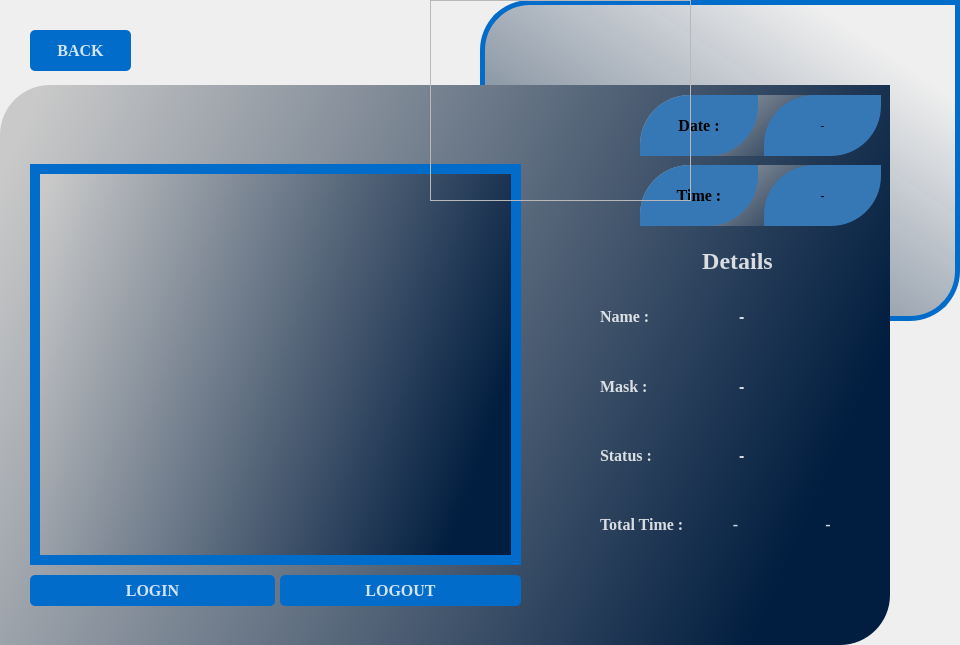
<?xml version="1.0" encoding="UTF-8"?>
<ui version="4.0">
 <class>main</class>
 <widget class="QDialog" name="main">
  <property name="geometry">
   <rect>
    <x>0</x>
    <y>0</y>
    <width>960</width>
    <height>645</height>
   </rect>
  </property>
  <property name="sizePolicy">
   <sizepolicy hsizetype="Preferred" vsizetype="Ignored">
    <horstretch>0</horstretch>
    <verstretch>0</verstretch>
   </sizepolicy>
  </property>
  <property name="minimumSize">
   <size>
    <width>960</width>
    <height>645</height>
   </size>
  </property>
  <property name="maximumSize">
   <size>
    <width>967</width>
    <height>645</height>
   </size>
  </property>
  <property name="font">
   <font>
    <family>Times New Roman</family>
    <pointsize>12</pointsize>
    <weight>75</weight>
    <bold>true</bold>
   </font>
  </property>
  <property name="windowTitle">
   <string>Authentication</string>
  </property>
  <property name="windowIcon">
   <iconset resource="resource.qrc">
    <normaloff>:/icon/icon.png</normaloff>:/icon/icon.png</iconset>
  </property>
  <property name="autoFillBackground">
   <bool>false</bool>
  </property>
  <property name="styleSheet">
   <string notr="true"/>
  </property>
  <widget class="QFrame" name="maskborderframe">
   <property name="geometry">
    <rect>
     <x>480</x>
     <y>0</y>
     <width>480</width>
     <height>321</height>
    </rect>
   </property>
   <property name="styleSheet">
    <string notr="true">border:5px solid  rgb(2, 108, 203);
background-color: qlineargradient(spread:pad, x1:0.0397727, y1:0.949, x2:0.841, y2:0.159682, stop:0 rgba(1, 29, 63, 176), stop:1 rgba(2, 108, 203, 0));
border-top-left-radius:50px;
border-bottom-right-radius:50px;
</string>
   </property>
   <property name="frameShape">
    <enum>QFrame::StyledPanel</enum>
   </property>
   <property name="frameShadow">
    <enum>QFrame::Raised</enum>
   </property>
  </widget>
  <widget class="QFrame" name="mainbgftame">
   <property name="geometry">
    <rect>
     <x>0</x>
     <y>85</y>
     <width>890</width>
     <height>560</height>
    </rect>
   </property>
   <property name="minimumSize">
    <size>
     <width>890</width>
     <height>560</height>
    </size>
   </property>
   <property name="maximumSize">
    <size>
     <width>890</width>
     <height>560</height>
    </size>
   </property>
   <property name="styleSheet">
    <string notr="true">background-color: qlineargradient(spread:pad, x1:0, y1:0.165, x2:1, y2:0.449, stop:0 rgba(201, 201, 201, 255), stop:1 rgba(1, 29, 63, 255));
border-top-left-radius:50px;
border-bottom-right-radius:50px;</string>
   </property>
   <property name="frameShape">
    <enum>QFrame::StyledPanel</enum>
   </property>
   <property name="frameShadow">
    <enum>QFrame::Raised</enum>
   </property>
   <widget class="QFrame" name="logoframe_2">
    <property name="geometry">
     <rect>
      <x>-50</x>
      <y>-60</y>
      <width>371</width>
      <height>191</height>
     </rect>
    </property>
    <property name="styleSheet">
     <string notr="true">image: url(:/images/face recog logo.png);
background-color:none;</string>
    </property>
    <property name="frameShape">
     <enum>QFrame::StyledPanel</enum>
    </property>
    <property name="frameShadow">
     <enum>QFrame::Raised</enum>
    </property>
   </widget>
   <widget class="QLabel" name="imgLabel">
    <property name="geometry">
     <rect>
      <x>30</x>
      <y>79</y>
      <width>491</width>
      <height>401</height>
     </rect>
    </property>
    <property name="minimumSize">
     <size>
      <width>400</width>
      <height>299</height>
     </size>
    </property>
    <property name="maximumSize">
     <size>
      <width>500</width>
      <height>500</height>
     </size>
    </property>
    <property name="styleSheet">
     <string notr="true">border:10px solid  rgb(2, 108, 203);
border-top-left-radius:0px;
border-bottom-right-radius:0px;
</string>
    </property>
    <property name="text">
     <string/>
    </property>
   </widget>
   <widget class="QGroupBox" name="groupBox">
    <property name="geometry">
     <rect>
      <x>590</x>
      <y>160</y>
      <width>291</width>
      <height>361</height>
     </rect>
    </property>
    <property name="font">
     <font>
      <family>Times New Roman</family>
      <pointsize>18</pointsize>
      <weight>75</weight>
      <bold>true</bold>
     </font>
    </property>
    <property name="styleSheet">
     <string notr="true">background-color:none;
color: rgb(255, 255, 255,210);</string>
    </property>
    <property name="title">
     <string>Details</string>
    </property>
    <property name="alignment">
     <set>Qt::AlignCenter</set>
    </property>
    <widget class="QWidget" name="gridLayoutWidget_3">
     <property name="geometry">
      <rect>
       <x>10</x>
       <y>40</y>
       <width>271</width>
       <height>271</height>
      </rect>
     </property>
     <layout class="QGridLayout" name="gridLayout_4">
      <item row="1" column="0">
       <layout class="QHBoxLayout" name="horizontalLayout_5">
        <item>
         <widget class="QLabel" name="label_2">
          <property name="font">
           <font>
            <family>Times New Roman</family>
            <pointsize>12</pointsize>
            <weight>75</weight>
            <bold>true</bold>
           </font>
          </property>
          <property name="styleSheet">
           <string notr="true">background-color:none;
color: rgb(255, 255, 255,210);
</string>
          </property>
          <property name="text">
           <string>Mask :</string>
          </property>
         </widget>
        </item>
        <item>
         <widget class="QLabel" name="masklabel">
          <property name="font">
           <font>
            <pointsize>12</pointsize>
            <weight>75</weight>
            <bold>true</bold>
           </font>
          </property>
          <property name="styleSheet">
           <string notr="true">background-color:none;
color: rgb(255, 255, 255,210);</string>
          </property>
          <property name="text">
           <string>-</string>
          </property>
         </widget>
        </item>
       </layout>
      </item>
      <item row="0" column="0">
       <layout class="QHBoxLayout" name="horizontalLayout_4">
        <item>
         <widget class="QLabel" name="label_3">
          <property name="sizePolicy">
           <sizepolicy hsizetype="Preferred" vsizetype="Minimum">
            <horstretch>0</horstretch>
            <verstretch>0</verstretch>
           </sizepolicy>
          </property>
          <property name="font">
           <font>
            <family>Times New Roman</family>
            <pointsize>12</pointsize>
            <weight>75</weight>
            <bold>true</bold>
           </font>
          </property>
          <property name="styleSheet">
           <string notr="true">background-color:none;
color: rgb(255, 255, 255,210);</string>
          </property>
          <property name="text">
           <string>Name :</string>
          </property>
         </widget>
        </item>
        <item>
         <widget class="QLabel" name="namelabel">
          <property name="font">
           <font>
            <pointsize>12</pointsize>
            <weight>75</weight>
            <bold>true</bold>
           </font>
          </property>
          <property name="styleSheet">
           <string notr="true">background-color:none;
color: rgb(255, 255, 255,210);</string>
          </property>
          <property name="text">
           <string>-</string>
          </property>
         </widget>
        </item>
       </layout>
      </item>
      <item row="2" column="0">
       <layout class="QHBoxLayout" name="horizontalLayout_6">
        <item>
         <widget class="QLabel" name="label_8">
          <property name="font">
           <font>
            <family>Times New Roman</family>
            <pointsize>12</pointsize>
            <weight>75</weight>
            <bold>true</bold>
           </font>
          </property>
          <property name="styleSheet">
           <string notr="true">background-color:none;
color: rgb(255, 255, 255,210);</string>
          </property>
          <property name="text">
           <string>Status :</string>
          </property>
         </widget>
        </item>
        <item>
         <widget class="QLabel" name="statuslabel">
          <property name="font">
           <font>
            <pointsize>12</pointsize>
            <weight>75</weight>
            <bold>true</bold>
           </font>
          </property>
          <property name="styleSheet">
           <string notr="true">background-color:none;
color: rgb(255, 255, 255,210);</string>
          </property>
          <property name="text">
           <string>-</string>
          </property>
         </widget>
        </item>
       </layout>
      </item>
      <item row="3" column="0">
       <layout class="QHBoxLayout" name="horizontalLayout_7">
        <item>
         <widget class="QLabel" name="label_6">
          <property name="font">
           <font>
            <family>Times New Roman</family>
            <pointsize>12</pointsize>
            <weight>75</weight>
            <bold>true</bold>
           </font>
          </property>
          <property name="styleSheet">
           <string notr="true">background-color:none;
color: rgb(255, 255, 255,210);</string>
          </property>
          <property name="text">
           <string>Total Time :</string>
          </property>
         </widget>
        </item>
        <item>
         <widget class="QLabel" name="hourslabel">
          <property name="font">
           <font>
            <family>Times New Roman</family>
            <pointsize>12</pointsize>
            <weight>75</weight>
            <bold>true</bold>
           </font>
          </property>
          <property name="styleSheet">
           <string notr="true">background-color:none;
color: rgb(255, 255, 255,210);</string>
          </property>
          <property name="text">
           <string>-</string>
          </property>
          <property name="alignment">
           <set>Qt::AlignCenter</set>
          </property>
         </widget>
        </item>
        <item>
         <widget class="QLabel" name="minlabel">
          <property name="font">
           <font>
            <family>Times New Roman</family>
            <pointsize>12</pointsize>
            <weight>75</weight>
            <bold>true</bold>
           </font>
          </property>
          <property name="styleSheet">
           <string notr="true">background-color:none;
color: rgb(255, 255, 255,210);</string>
          </property>
          <property name="text">
           <string>-</string>
          </property>
          <property name="alignment">
           <set>Qt::AlignCenter</set>
          </property>
         </widget>
        </item>
       </layout>
      </item>
     </layout>
    </widget>
   </widget>
   <widget class="QWidget" name="horizontalLayoutWidget_3">
    <property name="geometry">
     <rect>
      <x>640</x>
      <y>80</y>
      <width>241</width>
      <height>61</height>
     </rect>
    </property>
    <layout class="QHBoxLayout" name="horizontalLayout_3">
     <item>
      <widget class="QLabel" name="label_4">
       <property name="font">
        <font>
         <family>Times New Roman</family>
         <pointsize>12</pointsize>
         <weight>75</weight>
         <bold>true</bold>
        </font>
       </property>
       <property name="styleSheet">
        <string notr="true">background-color: rgb(54, 120, 182);
color: rgb(0, 0, 0);
</string>
       </property>
       <property name="text">
        <string>Time :</string>
       </property>
       <property name="alignment">
        <set>Qt::AlignCenter</set>
       </property>
      </widget>
     </item>
     <item>
      <widget class="QLabel" name="timelabel">
       <property name="font">
        <font>
         <family>Times New Roman</family>
         <weight>75</weight>
         <bold>true</bold>
        </font>
       </property>
       <property name="styleSheet">
        <string notr="true">background-color: rgb(54, 120, 182);
color: rgb(0, 0, 0);
</string>
       </property>
       <property name="text">
        <string>-</string>
       </property>
       <property name="alignment">
        <set>Qt::AlignCenter</set>
       </property>
      </widget>
     </item>
    </layout>
   </widget>
   <widget class="QWidget" name="horizontalLayoutWidget_6">
    <property name="geometry">
     <rect>
      <x>640</x>
      <y>10</y>
      <width>241</width>
      <height>61</height>
     </rect>
    </property>
    <layout class="QHBoxLayout" name="horizontalLayout_8">
     <item>
      <widget class="QLabel" name="label_9">
       <property name="font">
        <font>
         <family>Times New Roman</family>
         <pointsize>12</pointsize>
         <weight>75</weight>
         <bold>true</bold>
        </font>
       </property>
       <property name="styleSheet">
        <string notr="true">background-color: rgb(54, 120, 182);
color: rgb(0, 0, 0);
</string>
       </property>
       <property name="text">
        <string>Date :</string>
       </property>
       <property name="alignment">
        <set>Qt::AlignCenter</set>
       </property>
      </widget>
     </item>
     <item>
      <widget class="QLabel" name="datelabel">
       <property name="font">
        <font>
         <family>Times New Roman</family>
         <pointsize>8</pointsize>
         <weight>75</weight>
         <bold>true</bold>
        </font>
       </property>
       <property name="styleSheet">
        <string notr="true">background-color: rgb(54, 120, 182);
color: rgb(0, 0, 0);
</string>
       </property>
       <property name="text">
        <string>-</string>
       </property>
       <property name="alignment">
        <set>Qt::AlignCenter</set>
       </property>
      </widget>
     </item>
    </layout>
   </widget>
   <widget class="QPushButton" name="Clockinbutton">
    <property name="enabled">
     <bool>true</bool>
    </property>
    <property name="geometry">
     <rect>
      <x>30</x>
      <y>490</y>
      <width>245</width>
      <height>31</height>
     </rect>
    </property>
    <property name="font">
     <font>
      <family>Times New Roman</family>
      <pointsize>12</pointsize>
      <weight>75</weight>
      <bold>true</bold>
     </font>
    </property>
    <property name="styleSheet">
     <string notr="true">QPushButton#Clockinbutton{
border:5px ;
	background-color: rgb(2, 108, 203);
color: rgb(255, 255, 255,210);
border-radius:5px;
}
QPushButton#Clockinbutton:hover{
background-color: qlineargradient(spread:pad, x1:0, y1:0.505682, x2:1, y2:0.477, stop:0 rgb(52, 73, 98), stop:1 rgba(85, 81, 84, 226));
}
QPushButton#Clockinbutton:pressed{
padding-left:5px;
padding-top:5px;
background-color:rgb(150,123,111,255);}</string>
    </property>
    <property name="text">
     <string>LOGIN</string>
    </property>
    <property name="checkable">
     <bool>true</bool>
    </property>
   </widget>
   <widget class="QPushButton" name="Clockoutbutton">
    <property name="geometry">
     <rect>
      <x>280</x>
      <y>490</y>
      <width>241</width>
      <height>31</height>
     </rect>
    </property>
    <property name="font">
     <font>
      <family>Times New Roman</family>
      <pointsize>12</pointsize>
      <weight>75</weight>
      <italic>false</italic>
      <bold>true</bold>
     </font>
    </property>
    <property name="styleSheet">
     <string notr="true">QPushButton#Clockoutbutton{
border:5px ;
	background-color: rgb(2, 108, 203);
color: rgb(255, 255, 255,210);
border-radius:5px;
}
QPushButton#Clockoutbutton:hover{
background-color: qlineargradient(spread:pad, x1:0, y1:0.505682, x2:1, y2:0.477, stop:0 rgb(52, 73, 98), stop:1 rgba(85, 81, 84, 226));
}
QPushButton#Clockoutbutton:pressed{
padding-left:5px;
padding-top:5px;
background-color:rgb(150,123,111,255);}</string>
    </property>
    <property name="text">
     <string>LOGOUT</string>
    </property>
    <property name="checkable">
     <bool>true</bool>
    </property>
   </widget>
  </widget>
  <widget class="QFrame" name="maskfram">
   <property name="geometry">
    <rect>
     <x>430</x>
     <y>0</y>
     <width>261</width>
     <height>201</height>
    </rect>
   </property>
   <property name="styleSheet">
    <string notr="true">background-color:none;
image: url(:/images/img2.png);</string>
   </property>
   <property name="frameShape">
    <enum>QFrame::StyledPanel</enum>
   </property>
   <property name="frameShadow">
    <enum>QFrame::Raised</enum>
   </property>
  </widget>
  <widget class="QPushButton" name="backbutton">
   <property name="geometry">
    <rect>
     <x>30</x>
     <y>30</y>
     <width>101</width>
     <height>41</height>
    </rect>
   </property>
   <property name="sizePolicy">
    <sizepolicy hsizetype="Minimum" vsizetype="Minimum">
     <horstretch>0</horstretch>
     <verstretch>0</verstretch>
    </sizepolicy>
   </property>
   <property name="font">
    <font>
     <family>Times New Roman</family>
     <pointsize>12</pointsize>
     <weight>75</weight>
     <bold>true</bold>
    </font>
   </property>
   <property name="styleSheet">
    <string notr="true">QPushButton#backbutton{
border:5px ;
	background-color: rgb(2, 108, 203);
color: rgb(255, 255, 255,210);
border-radius:5px;
}
QPushButton#backbutton:hover{
background-color: qlineargradient(spread:pad, x1:0, y1:0.505682, x2:1, y2:0.477, stop:0 rgb(52, 73, 98), stop:1 rgba(85, 81, 84, 226));
}
QPushButton#backbutton:pressed{
padding-left:5px;
padding-top:5px;
background-color:rgb(150,123,111,255);}</string>
   </property>
   <property name="text">
    <string>BACK</string>
   </property>
   <property name="icon">
    <iconset>
     <selectedon>back.png</selectedon>
    </iconset>
   </property>
  </widget>
 </widget>
 <resources>
  <include location="resource.qrc"/>
  <include location="recogapp.qrc"/>
 </resources>
 <connections/>
</ui>
